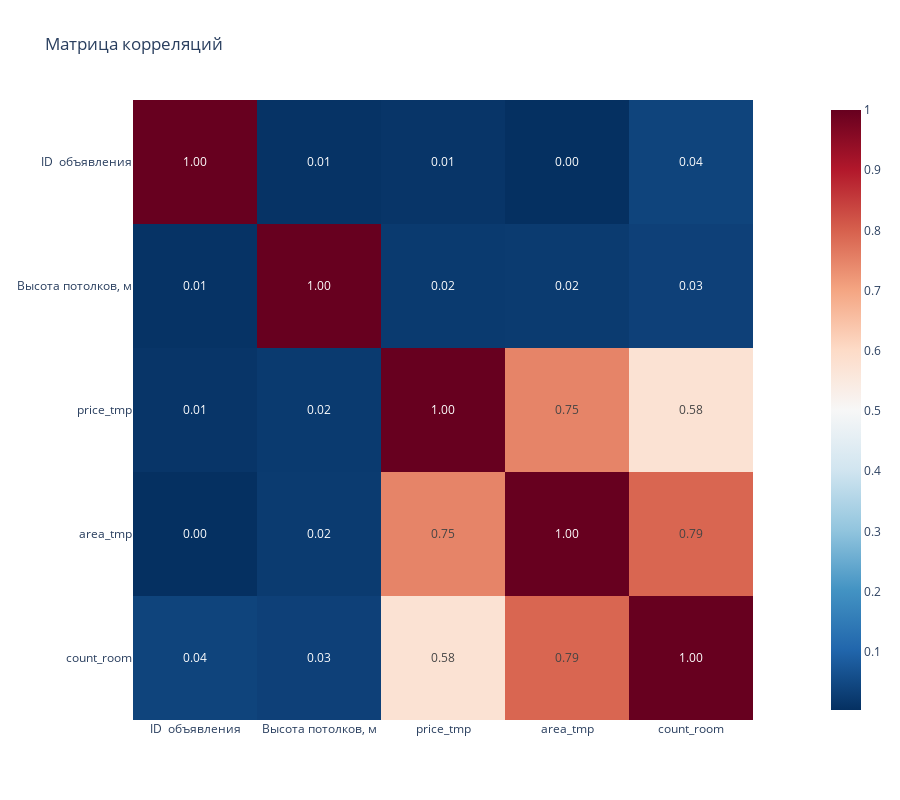

The notebook cell saved with this chart:
### Markdown cell above
## Зависимость целевой переменной.

Кореляция целевой переменная с числовыми параметрами

### Code cell
corr_df = data_df.corr(numeric_only=True)
fig = px.imshow(
    corr_df,
    text_auto='.2f',
    color_continuous_scale='RdBu_r',
    title='Матрица корреляций'
)
fig.update_layout(height=800)
fig.show()

### Figure 1 — Plotly figure (JSON) as saved in the notebook; plotly's stock layout.template omitted (floating-point values rounded to 4 significant figures)
{"data": [{"coloraxis": "coloraxis", "hovertemplate": "x: %{x}<br>y: %{y}<br>color: %{z}<extra></extra>", "name": "0", "texttemplate": "%{z:.2f}", "type": "heatmap", "x": ["ID  объявления", "Высота потолков, м", "price_tmp", "area_tmp", "count_room"], "xaxis": "x", "y": ["ID  объявления", "Высота потолков, м", "price_tmp", "area_tmp", "count_room"], "yaxis": "y", "z": [[1.0, 0.00847, 0.01293, 0.003304, 0.03939], [0.00847, 1.0, 0.02183, 0.02378, 0.0336], [0.01293, 0.02183, 1.0, 0.7491, 0.5763], [0.003304, 0.02378, 0.7491, 1.0, 0.7922], [0.03939, 0.0336, 0.5763, 0.7922, 1.0]]}], "layout": {"coloraxis": {"colorscale": [[0, "rgb(5,48,97)"], [0.1, "rgb(33,102,172)"], [0.2, "rgb(67,147,195)"], [0.3, "rgb(146,197,222)"], [0.4, "rgb(209,229,240)"], [0.5, "rgb(247,247,247)"], [0.6, "rgb(253,219,199)"], [0.7, "rgb(244,165,130)"], [0.8, "rgb(214,96,77)"], [0.9, "rgb(178,24,43)"], [1, "rgb(103,0,31)"]]}, "height": 800, "title": {"text": "Матрица корреляций"}, "xaxis": {"anchor": "y", "constrain": "domain", "domain": [0, 1], "scaleanchor": "y"}, "yaxis": {"anchor": "x", "autorange": "reversed", "constrain": "domain", "domain": [0, 1]}}}
